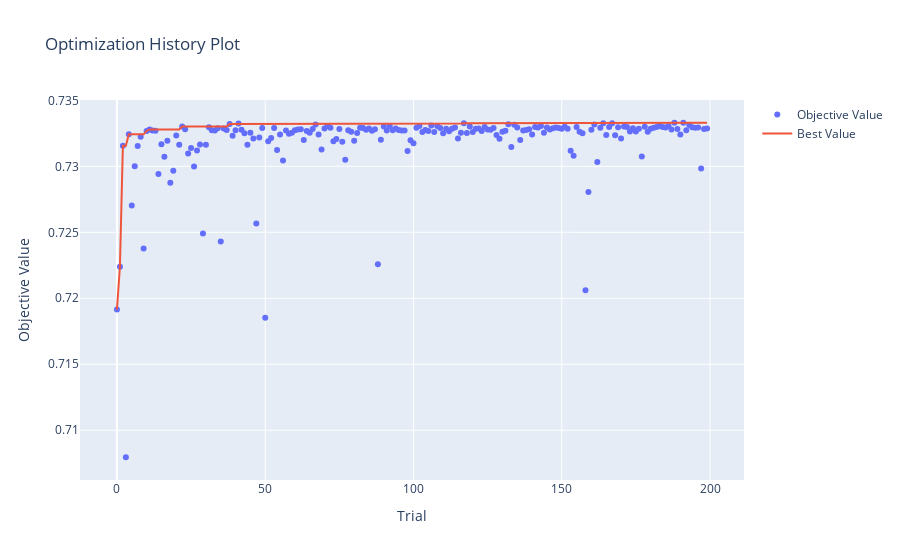

The cell this chart's notebook holds for it:
### Markdown cell above
### Gaining Insights for Possible Retraining

When conducting hyperparameter tuning experiments, it's crucial to examine the results to gain insights and potentially improve model performance through retraining. These visualization tools help you analyze and understand your experiments:

1. **Optimization History Plot (`plot_optimization_history`):**
   - This plot provides a historical view of how the optimization process evolved over the trials.
   - It helps you see how in our case F1 changed during the optimization, showing if the model's performance improved over time.
<br><br>

2. **Parameter Importances Plot (`plot_param_importances`):**
   - This plot displays the importances of each hyperparameter in influencing the optimization results.
   - It helps you understand which hyperparameters had the most impact on improving the model's performance.
<br><br>

3. **Parallel Coordinate Plot (`plot_parallel_coordinate`):**
   - This plot visualizes how different combinations of hyperparameters affect the F1 score(at least in our case).
   - It allows you to identify patterns or trends among hyperparameter values that lead to better or worse model performance.

### Code cell
from optuna.visualization import plot_optimization_history

plot_optimization_history(study)

### Figure 1 — Plotly figure (JSON) as saved in the notebook; plotly's stock layout.template omitted (floating-point values rounded to 4 significant figures; data arrays with more than 128 entries replaced by an {"elided": "..."} marker saying what was removed)
{"data": [{"mode": "markers", "name": "Objective Value", "type": "scatter", "x": {"elided": "200 int values"}, "y": {"elided": "200 float values"}}, {"mode": "lines", "name": "Best Value", "type": "scatter", "x": {"elided": "200 int values"}, "y": {"elided": "200 float values"}}, {"marker": {"color": "#cccccc"}, "mode": "markers", "name": "Infeasible Trial", "showlegend": false, "type": "scatter", "x": [], "y": []}], "layout": {"title": {"text": "Optimization History Plot"}, "xaxis": {"title": {"text": "Trial"}}, "yaxis": {"title": {"text": "Objective Value"}}}}
